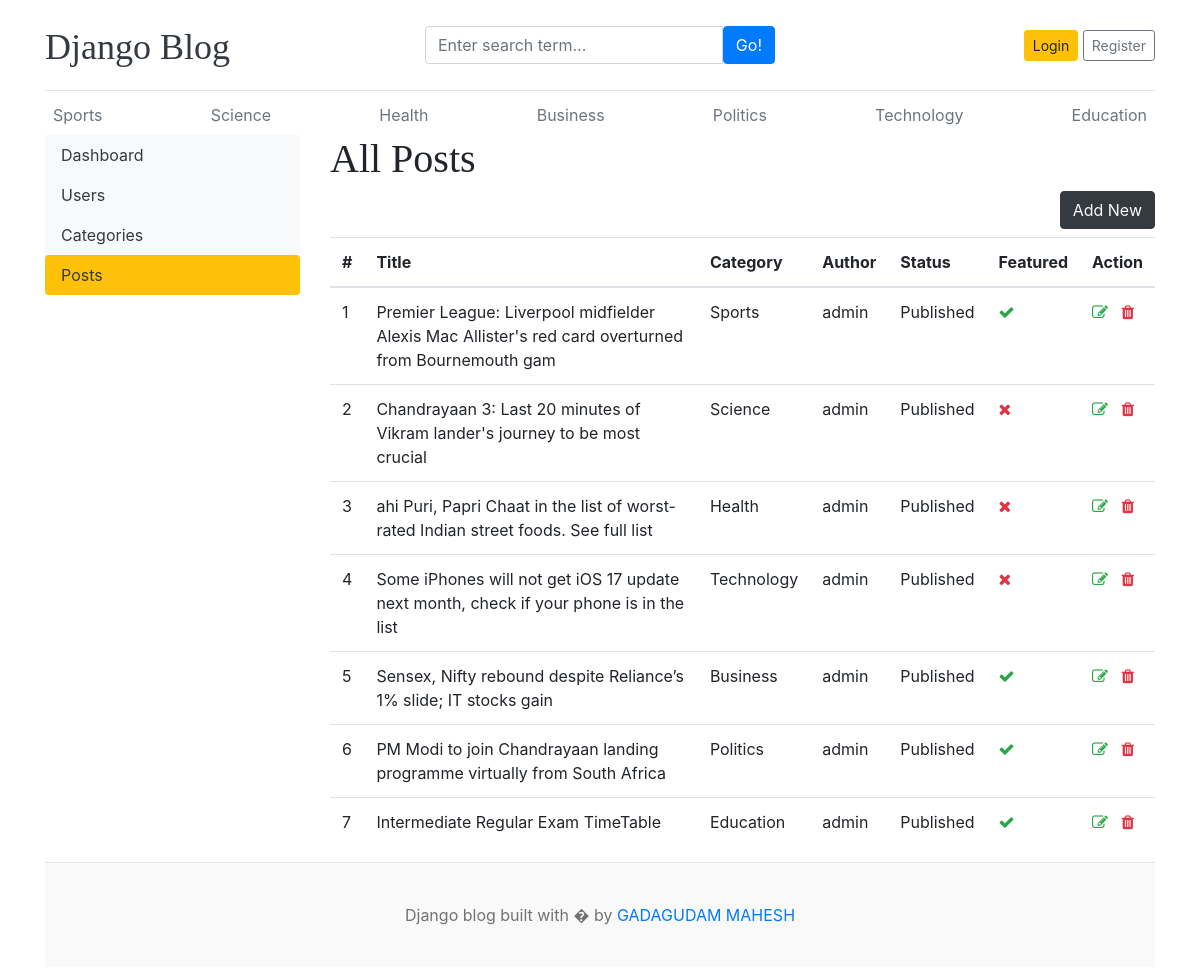
Before: /dashboard/posts/ with the older database file.
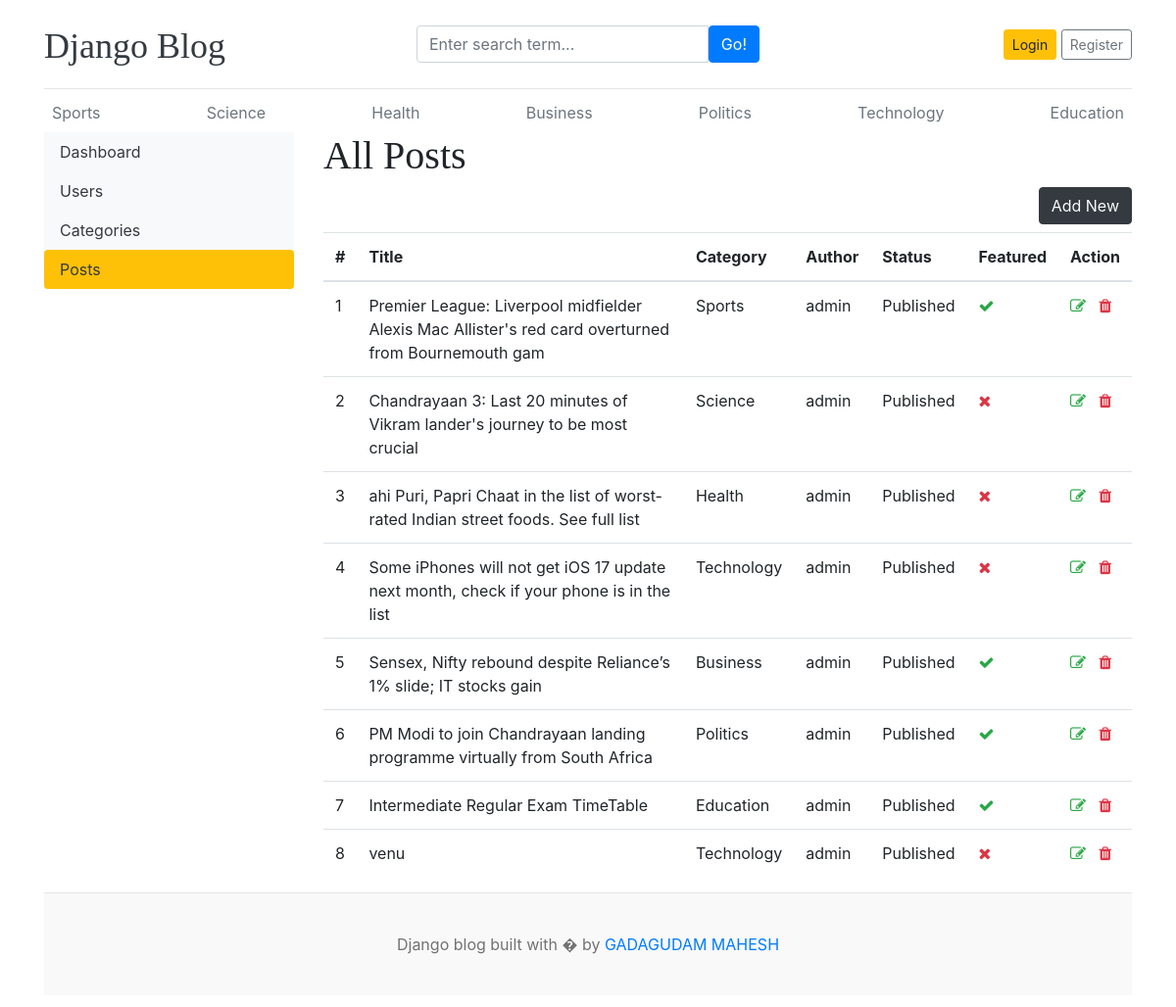
After: the same page with the newer database file.
### blog/models.py (models this page shows, shortened)
class Category(models.Model):
    category_name=models.CharField(max_length=50,unique=True)
    created_at=models.DateTimeField(auto_now_add=True)
    updated_at=models.DateTimeField(auto_now=True)
    class Meta:
        verbose_name_plural='categories'
    def __str__(self):
        return self.category_name

class Blog(models.Model):
    title=models.CharField(max_length=100)
    slug=models.SlugField(max_length=150,unique=True,blank=True)
    category=models.ForeignKey(Category,on_delete=models.CASCADE)
    author=models.ForeignKey(User,on_delete=models.CASCADE)
    featured_image=models.ImageField(upload_to='upload/%Y/%M/%d')
    short_description=models.TextField(max_length=2000)
    blog_body=models.TextField(max_length=5000)
    status=models.CharField(max_length=20, choices=STATUS_CHOICES,default=0)
    is_featured=models.BooleanField(default=False)
    created_at=models.DateTimeField(auto_now_add=True)
    updated_at=models.DateTimeField(auto_now=True)

### dashboards/views.py (the view)
# urls.py: path('posts/',views.posts,name='posts'),
def posts(request):
    posts=Blog.objects.all()
    context={
        'posts':posts
    }
    return render(request,'dashboard/posts.html',context)

### blog/context_processor.py (called while the page is built)
def get_categories(request):
    categories=Category.objects.all()
    return dict(categories=categories)

def get_social_links(request):
    social_links=SocialLink.objects.all()
    return dict(social_links=social_links)

### templates/dashboard/posts.html (shortened to what this page needs)
{% extends 'base.html' %}
{% block content %}
  <div class="row">
    {% include 'dashboard/sidebar.html' %}
    <div class="col-md-9">
      <h1>All Posts</h1>
      <a href="{% url 'add_post' %}" class="btn btn-dark text-light float-right mb-2">Add New</a>
      <table class="table table-hover">
        <thead>
          <tr>
            <th scope="col">#</th>
            <th scope="col">Title</th>
            <th scope="col">Category</th>
            <th scope="col">Author</th>
            <th scope="col">Status</th>
            <th scope="col">Featured</th>
            <th scope="col">Action</th>
          </tr>
          <tbody>
            {% for post  in posts %}
            <tr>
              <td>{{forloop.counter}}</td>
              <td>{{post.title}}</td>
              <td>{{post.category}}</td>
              <td>{{post.author}}</td>
              <td>{{post.status}}</td>
              <td>{% if post.is_featured %}<i class="fa fa-check text-success"></i>{% else %}<i class="fa fa-times text-danger"></i>{% endif %}</td>
              <td>
                <a href="{% url 'edit_post' post.id %}" <i class="fa fa-edit text-success"></i></a>
                <a href="{% url 'delete_post' post.id %}" <i class="fa fa-trash text-danger"></i></a>
              </td>
            </tr>
            {% endfor %}
          </tbody>
        </thead>
      </table>
    </div>
  </div>
{% endblock %}

### templates/base.html (shortened to what this page needs)
{% load static %}
<!DOCTYPE html>
<html lang="en">
<head>
    <link href="https://getbootstrap.com/docs/4.0/dist/css/bootstrap.min.css" rel="stylesheet">
    <link href="{% static 'css/blog.css' %}" rel="stylesheet">
    <link rel="stylesheet" href="https://cdnjs.cloudflare.com/ajax/libs/font-awesome/4.7.0/css/font-awesome.min.css">
  </head>
<body>
    <div class="container">
      <header class="blog-header py-3">
        <div class="row flex-nowrap justify-content-between align-items-center">
          <div class="col-4 pt-1">
            <a class="blog-header-logo text-dark" href="/">Django Blog</a>
          </div>
          <div class="col-4">
            <form action="{% url 'search' %}" method="GET">
              <div class="input-group">
                <input class="form-control" type="text" name="keyword" value="{{keyword}}" placeholder="Enter search term..." aria-label="Enter search term..." aria-describedby="button-search" />
                <button type="submit" class="btn btn-primary" id="button-search" type="button">Go!</button>
            </div>
            </form>
          </div>
          <div class="col-4 d-flex justify-content-end align-items-center">
            {% if not user.is_authenticated %}
            <a class="btn btn-sm btn-warning" href="{% url 'login' %}">Login</a> &nbsp;
            <a class="btn btn-sm btn-outline-secondary" href="{% url 'register' %}">Register</a>
          </div>
          {% else %}
          <span><a href="{% url 'dashboard' %}">Dashboard</a></span>
          &emsp;
          <span><a href="{% url 'logout' %}">Logout</a></span>
          {% endif %}
        </div>
      </header>
      <div class="nav-scroller py-1 mb-2">
        <nav class="nav d-flex justify-content-between">
          {% for cat in categories %}
          <a class="p-2 text-muted" href="{% url 'posts_by_category' cat.id %}">{{cat.category_name}}</a>
          {% endfor %}
        </nav
      </div>
{% block content %}
{% endblock  %}
<footer class="blog-footer">
    <p>Django blog built with � by <a href="#">GADAGUDAM MAHESH</a></p>
  </footer>
  </body>
  </html>

Changed rows visible on the page:
added Blog: title "venu", category "Technology", author "admin", status "Published", is_featured False (drawn)
